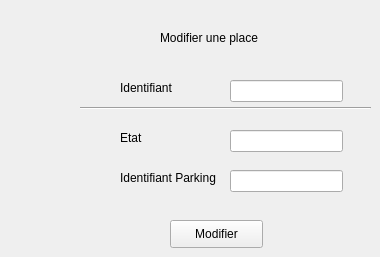
      <widget class="QWidget" name="tab_13">
       <attribute name="title">
        <string>Modifier</string>
       </attribute>
       <widget class="QPushButton" name="modifierPlace">
        <property name="geometry">
         <rect>
          <x>170</x>
          <y>220</y>
          <width>93</width>
          <height>28</height>
         </rect>
        </property>
        <property name="text">
         <string>Modifier</string>
        </property>
       </widget>
       <widget class="QLabel" name="label_28">
        <property name="geometry">
         <rect>
          <x>160</x>
          <y>30</y>
          <width>101</width>
          <height>16</height>
         </rect>
        </property>
        <property name="text">
         <string>Modifier une place</string>
        </property>
       </widget>
       <widget class="Line" name="line_3">
        <property name="geometry">
         <rect>
          <x>80</x>
          <y>100</y>
          <width>291</width>
          <height>16</height>
         </rect>
        </property>
        <property name="orientation">
         <enum>Qt::Horizontal</enum>
        </property>
       </widget>
       <widget class="QLabel" name="label_29">
        <property name="geometry">
         <rect>
          <x>120</x>
          <y>130</y>
          <width>55</width>
          <height>16</height>
         </rect>
        </property>
        <property name="text">
         <string>Etat</string>
        </property>
       </widget>
       <widget class="QLineEdit" name="idPlaceModif">
        <property name="geometry">
         <rect>
          <x>230</x>
          <y>80</y>
          <width>113</width>
          <height>22</height>
         </rect>
        </property>
       </widget>
       <widget class="QLineEdit" name="etatPlaceModif">
        <property name="geometry">
         <rect>
          <x>230</x>
          <y>130</y>
          <width>113</width>
          <height>22</height>
         </rect>
        </property>
       </widget>
       <widget class="QLabel" name="label_31">
        <property name="geometry">
         <rect>
          <x>120</x>
          <y>80</y>
          <width>55</width>
          <height>16</height>
         </rect>
        </property>
        <property name="text">
         <string>Identifiant</string>
        </property>
       </widget>
       <widget class="QLabel" name="label_30">
        <property name="geometry">
         <rect>
          <x>120</x>
          <y>170</y>
          <width>101</width>
          <height>16</height>
         </rect>
        </property>
        <property name="text">
         <string>Identifiant Parking</string>
        </property>
       </widget>
       <widget class="QLineEdit" name="idparkingPlaceModif">
        <property name="geometry">
         <rect>
          <x>230</x>
          <y>170</y>
          <width>113</width>
          <height>22</height>
         </rect>
        </property>
       </widget>
      </widget>
